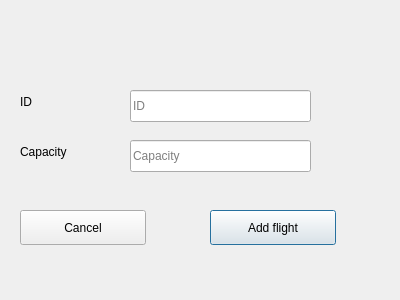
<?xml version="1.0" encoding="UTF-8"?>
<ui version="4.0">
 <class>AddFlightDialog</class>
 <widget class="QDialog" name="AddFlightDialog">
  <property name="geometry">
   <rect>
    <x>0</x>
    <y>0</y>
    <width>400</width>
    <height>300</height>
   </rect>
  </property>
  <property name="windowTitle">
   <string>Dialog</string>
  </property>
  <widget class="QLineEdit" name="idLineEdit">
   <property name="geometry">
    <rect>
     <x>130</x>
     <y>90</y>
     <width>181</width>
     <height>32</height>
    </rect>
   </property>
   <property name="text">
    <string/>
   </property>
   <property name="placeholderText">
    <string>ID</string>
   </property>
  </widget>
  <widget class="QLabel" name="idLabel">
   <property name="geometry">
    <rect>
     <x>20</x>
     <y>90</y>
     <width>99</width>
     <height>24</height>
    </rect>
   </property>
   <property name="text">
    <string>ID</string>
   </property>
  </widget>
  <widget class="QLineEdit" name="capacityLineEdit">
   <property name="geometry">
    <rect>
     <x>130</x>
     <y>140</y>
     <width>181</width>
     <height>32</height>
    </rect>
   </property>
   <property name="text">
    <string/>
   </property>
   <property name="placeholderText">
    <string>Capacity</string>
   </property>
  </widget>
  <widget class="QLabel" name="capacityLabe">
   <property name="geometry">
    <rect>
     <x>20</x>
     <y>140</y>
     <width>99</width>
     <height>24</height>
    </rect>
   </property>
   <property name="text">
    <string>Capacity</string>
   </property>
  </widget>
  <widget class="QPushButton" name="addFlight">
   <property name="geometry">
    <rect>
     <x>210</x>
     <y>210</y>
     <width>126</width>
     <height>35</height>
    </rect>
   </property>
   <property name="text">
    <string>Add flight</string>
   </property>
  </widget>
  <widget class="QPushButton" name="cancelButton">
   <property name="geometry">
    <rect>
     <x>20</x>
     <y>210</y>
     <width>126</width>
     <height>35</height>
    </rect>
   </property>
   <property name="text">
    <string>Cancel</string>
   </property>
  </widget>
 </widget>
 <resources/>
 <connections/>
</ui>
